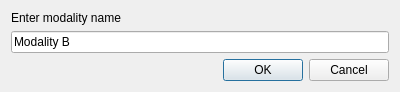
<?xml version="1.0" encoding="UTF-8"?>
<ui version="4.0">
 <class>NewModalityDialog</class>
 <widget class="QDialog" name="NewModalityDialog">
  <property name="geometry">
   <rect>
    <x>0</x>
    <y>0</y>
    <width>400</width>
    <height>92</height>
   </rect>
  </property>
  <property name="windowTitle">
   <string>Dialog</string>
  </property>
  <layout class="QVBoxLayout" name="verticalLayout">
   <item>
    <widget class="QLabel" name="label">
     <property name="text">
      <string>Enter modality name</string>
     </property>
    </widget>
   </item>
   <item>
    <widget class="QLineEdit" name="lineEdit">
     <property name="text">
      <string>Modality B</string>
     </property>
    </widget>
   </item>
   <item>
    <widget class="QDialogButtonBox" name="buttonBox">
     <property name="orientation">
      <enum>Qt::Horizontal</enum>
     </property>
     <property name="standardButtons">
      <set>QDialogButtonBox::Cancel|QDialogButtonBox::Ok</set>
     </property>
    </widget>
   </item>
  </layout>
 </widget>
 <resources/>
 <connections>
  <connection>
   <sender>buttonBox</sender>
   <signal>accepted()</signal>
   <receiver>NewModalityDialog</receiver>
   <slot>accept()</slot>
   <hints>
    <hint type="sourcelabel">
     <x>248</x>
     <y>254</y>
    </hint>
    <hint type="destinationlabel">
     <x>157</x>
     <y>274</y>
    </hint>
   </hints>
  </connection>
  <connection>
   <sender>buttonBox</sender>
   <signal>rejected()</signal>
   <receiver>NewModalityDialog</receiver>
   <slot>reject()</slot>
   <hints>
    <hint type="sourcelabel">
     <x>316</x>
     <y>260</y>
    </hint>
    <hint type="destinationlabel">
     <x>286</x>
     <y>274</y>
    </hint>
   </hints>
  </connection>
 </connections>
</ui>
